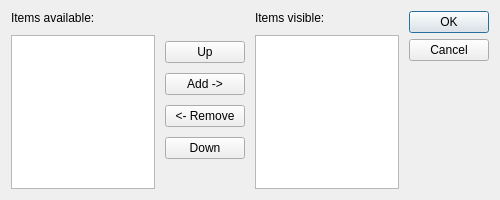
<?xml version="1.0" encoding="UTF-8"?>
<ui version="4.0">
 <class>QtManagedToolBarDialog</class>
 <widget class="QDialog" name="QtManagedToolBarDialog">
  <property name="geometry">
   <rect>
    <x>0</x>
    <y>0</y>
    <width>500</width>
    <height>200</height>
   </rect>
  </property>
  <property name="sizePolicy">
   <sizepolicy hsizetype="Preferred" vsizetype="Preferred">
    <horstretch>0</horstretch>
    <verstretch>0</verstretch>
   </sizepolicy>
  </property>
  <property name="minimumSize">
   <size>
    <width>500</width>
    <height>200</height>
   </size>
  </property>
  <property name="maximumSize">
   <size>
    <width>700</width>
    <height>600</height>
   </size>
  </property>
  <property name="windowTitle">
   <string>Customize toolbar</string>
  </property>
  <property name="windowIcon">
   <iconset resource="resources.qrc">
    <normaloff>:/qtmanagedtoolbar/customize.png</normaloff>:/qtmanagedtoolbar/customize.png</iconset>
  </property>
  <layout class="QHBoxLayout" name="horizontalLayout">
   <property name="spacing">
    <number>10</number>
   </property>
   <item>
    <layout class="QVBoxLayout" name="vlayAvailable">
     <item>
      <widget class="QLabel" name="lblAvailable">
       <property name="text">
        <string>Items available:</string>
       </property>
       <property name="buddy">
        <cstring>listAvailable</cstring>
       </property>
      </widget>
     </item>
     <item>
      <widget class="QtManagedToolbarListbox" name="listAvailable">
       <property name="dragDropMode">
        <enum>QAbstractItemView::DropOnly</enum>
       </property>
      </widget>
     </item>
    </layout>
   </item>
   <item>
    <layout class="QVBoxLayout" name="vlayButtons">
     <property name="spacing">
      <number>10</number>
     </property>
     <item>
      <spacer name="vSpacerTop">
       <property name="orientation">
        <enum>Qt::Vertical</enum>
       </property>
       <property name="sizeHint" stdset="0">
        <size>
         <width>20</width>
         <height>40</height>
        </size>
       </property>
      </spacer>
     </item>
     <item>
      <widget class="QPushButton" name="btnUp">
       <property name="text">
        <string>Up</string>
       </property>
      </widget>
     </item>
     <item>
      <widget class="QPushButton" name="btnToRight">
       <property name="locale">
        <locale language="English" country="UnitedStates"/>
       </property>
       <property name="text">
        <string>Add -&gt;</string>
       </property>
      </widget>
     </item>
     <item>
      <widget class="QPushButton" name="btnToLeft">
       <property name="text">
        <string>&lt;- Remove</string>
       </property>
      </widget>
     </item>
     <item>
      <widget class="QPushButton" name="btnDown">
       <property name="text">
        <string>Down</string>
       </property>
      </widget>
     </item>
     <item>
      <spacer name="vSpacerBottom">
       <property name="orientation">
        <enum>Qt::Vertical</enum>
       </property>
       <property name="sizeHint" stdset="0">
        <size>
         <width>20</width>
         <height>40</height>
        </size>
       </property>
      </spacer>
     </item>
    </layout>
   </item>
   <item>
    <layout class="QVBoxLayout" name="vlayVisible">
     <item>
      <widget class="QLabel" name="lblVisible">
       <property name="text">
        <string>Items visible:</string>
       </property>
       <property name="buddy">
        <cstring>listVisible</cstring>
       </property>
      </widget>
     </item>
     <item>
      <widget class="QListWidget" name="listVisible">
       <property name="dragEnabled">
        <bool>true</bool>
       </property>
       <property name="dragDropMode">
        <enum>QAbstractItemView::DragDrop</enum>
       </property>
       <property name="defaultDropAction">
        <enum>Qt::MoveAction</enum>
       </property>
      </widget>
     </item>
    </layout>
   </item>
   <item>
    <widget class="QDialogButtonBox" name="btnBox">
     <property name="orientation">
      <enum>Qt::Vertical</enum>
     </property>
     <property name="standardButtons">
      <set>QDialogButtonBox::Cancel|QDialogButtonBox::Ok</set>
     </property>
    </widget>
   </item>
  </layout>
 </widget>
 <customwidgets>
  <customwidget>
   <class>QtManagedToolbarListbox</class>
   <extends>QListWidget</extends>
   <header>qtmanagedtoolbarlistbox.h</header>
  </customwidget>
 </customwidgets>
 <tabstops>
  <tabstop>btnBox</tabstop>
  <tabstop>listAvailable</tabstop>
  <tabstop>listVisible</tabstop>
  <tabstop>btnUp</tabstop>
  <tabstop>btnToRight</tabstop>
  <tabstop>btnToLeft</tabstop>
  <tabstop>btnDown</tabstop>
 </tabstops>
 <resources>
  <include location="resources.qrc"/>
 </resources>
 <connections>
  <connection>
   <sender>btnBox</sender>
   <signal>accepted()</signal>
   <receiver>QtManagedToolBarDialog</receiver>
   <slot>accept()</slot>
   <hints>
    <hint type="sourcelabel">
     <x>248</x>
     <y>254</y>
    </hint>
    <hint type="destinationlabel">
     <x>157</x>
     <y>274</y>
    </hint>
   </hints>
  </connection>
  <connection>
   <sender>btnBox</sender>
   <signal>rejected()</signal>
   <receiver>QtManagedToolBarDialog</receiver>
   <slot>reject()</slot>
   <hints>
    <hint type="sourcelabel">
     <x>316</x>
     <y>260</y>
    </hint>
    <hint type="destinationlabel">
     <x>286</x>
     <y>274</y>
    </hint>
   </hints>
  </connection>
 </connections>
</ui>
